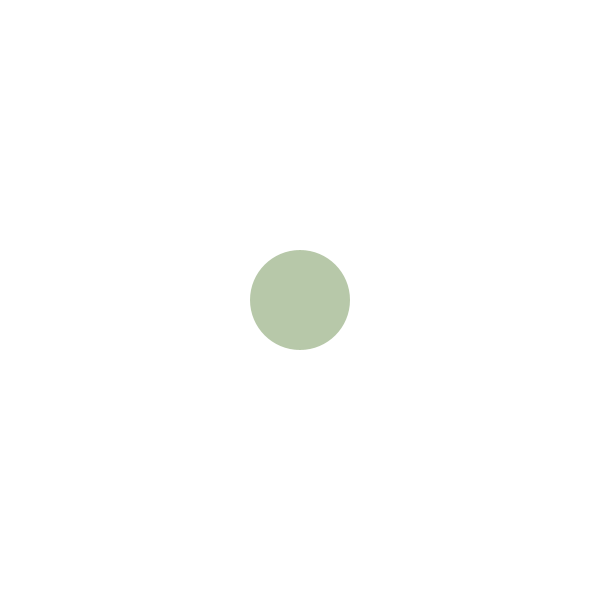
Frame 1 (no input)
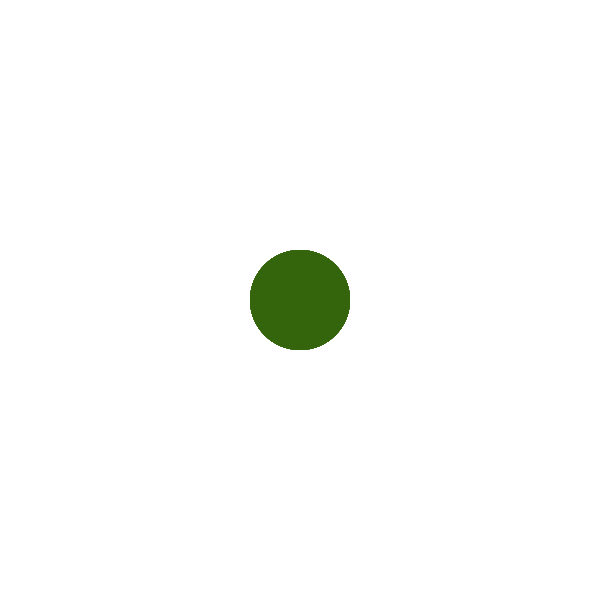
Frame 60 (the mouse pressed at the canvas centre just before this capture)
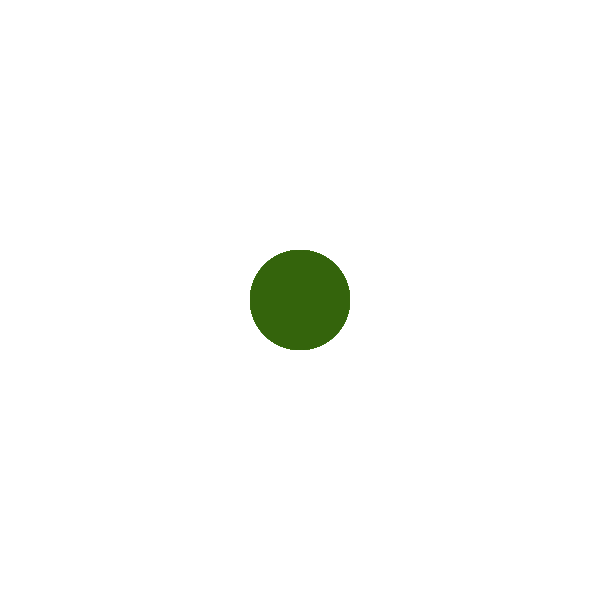
Frame 120 (the mouse held since frame 60 and released just before this capture)

The Processing sketch that drew these frames (run headless with seeded random() and noise(); from frame 60 on, the mouse is pressed at the canvas centre):

// Processing sketch: processing_134838
// ── processing_134838.pde

//pressione o botão esquerdo do mouse para desenhar,
//para mudar de cor solte o mesmo. Para apagar pressione o botão
//direito do mouse.
int a;
int b;
int c;
int i;
int x, y;
int d;
//definindo variáveis
void setup() {
  size(600, 600);
  background(255);
  noStroke();
  smooth();
  fill(0);

  a = 50;
  b = 100;
  c = 10;
  i = 20;
  d = 90;
  x = width/2;
  y = height/2;
}

void draw() {
  fill(a, b, c, d);
  ellipse(x, y, 100, 100);
}

void mouseDragged() {
  i = i + 10;
  if (i > 100) {
    i = -i;
    d += 1;
    if (d > 255) { 
      d = 255;
    }
  }
  //comandos do mouse
  if (mouseButton == LEFT) {
    ellipse(mouseX, mouseY, i, i);
  }
  else if (mouseButton == RIGHT) {
    fill(255);
    ellipse(mouseX, mouseY, 25, 25);
  }
}

void keyPressed() {
  switch(key) {
  case 'a':
    background(255);
    println("a");
    break;
  }
}

void mouseMoved() {
  a ++;
  if (a > 255) {
    a = -a;
  }

  b += 5;
  if (b >255) {
    b = -b;
  }

  c += 10;
  if (c > 255) {
    c = -c;
  }
  d -= 1;
  if (d <0) { 
    d = 0;
  }
  //elipses = cores e tamanhos
  ellipse(mouseX, mouseY, 1.7, 1.7);
  if (key == CODED) {
    if (keyCode == LEFT) {
      rect(mouseX, mouseY, 6.5, 6.5);
    }
    else if (keyCode == UP) {
      ellipse(mouseX, mouseY, 1.7, 1.7);
    }
    else if (keyCode == RIGHT) {
      ellipse(mouseX, mouseY, 22, 22);
      fill(255, 255, 255);
    }
    else if (keyCode == DOWN) {
      ellipse(mouseX, mouseY, 11, 11);
      fill(255, 255, 255);
    }
  }
}
